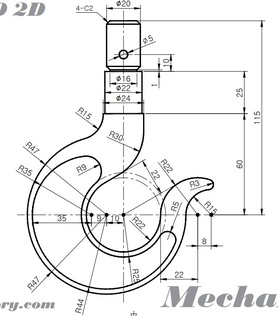
#> input picture data/0.jpg, 278 x 316 px, shrunk from 651 x 740 before the run
$ python ttt.py
#> lines starting #> are read from the running program, lines starting #| are printed output that depends on the picture
import cv2

img1 = cv2.imread('./data/0.jpg',0)
#> img1: shape (316, 278); min 0, max 255, mean 239.3
img2 = cv2.imread('./data/large.jpg',0)
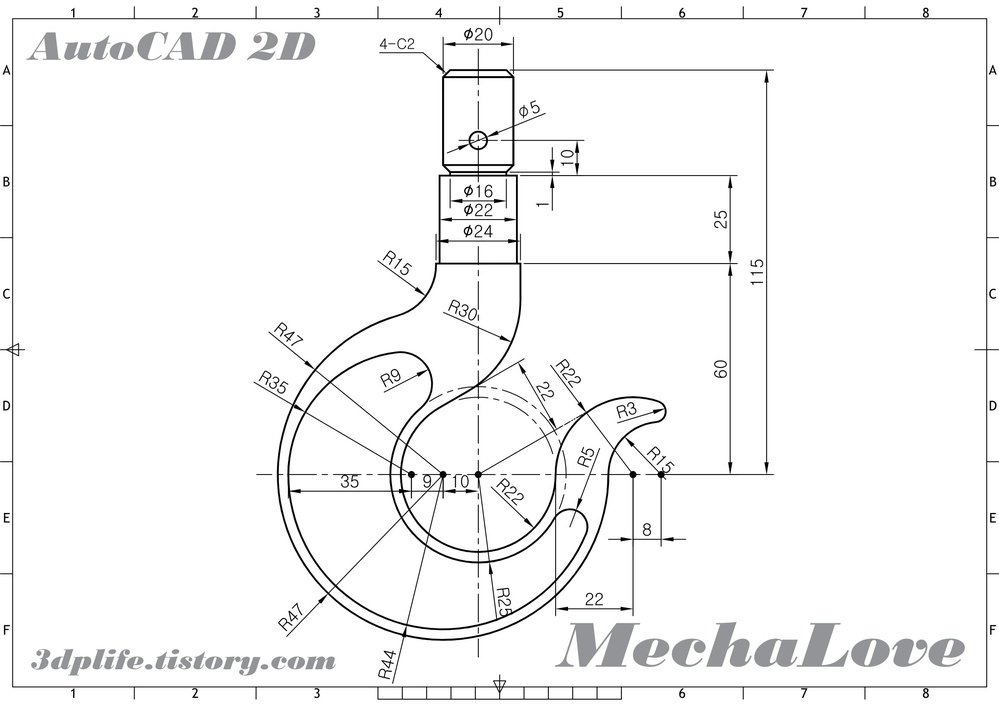
#> input picture data/large.jpg, 999 x 706 px, shrunk from 2339 x 1653 before the run
#> img2: shape (706, 999); min 0, max 255, mean 245.6
print(img1.shape)
#| (316, 278)
print(img2.shape)
#| (706, 999)
orb = cv2.ORB_create()

kp1, des1 = orb.detectAndCompute(img1, None)
#> kp1 = 484 keypoints; strongest (x, y, size): (86, 223, 31), (36, 182, 31), (36, 185, 31), (36, 222, 31)
kp2, des2 = orb.detectAndCompute(img2, None)
#> kp2 = 500 keypoints; strongest (x, y, size): (445, 162, 31), (513, 243, 31), (409, 473, 37.2), (469, 227, 31)

bf = cv2.BFMatcher(cv2.NORM_HAMMING, crossCheck=True)
matches = bf.match(des1, des2)
#> matches = 177 matches

matches = sorted(matches, key = lambda x:x.distance)

img3 = cv2.drawMatches(img1, kp1, img2, kp2, matches[:10], None, flags=2)
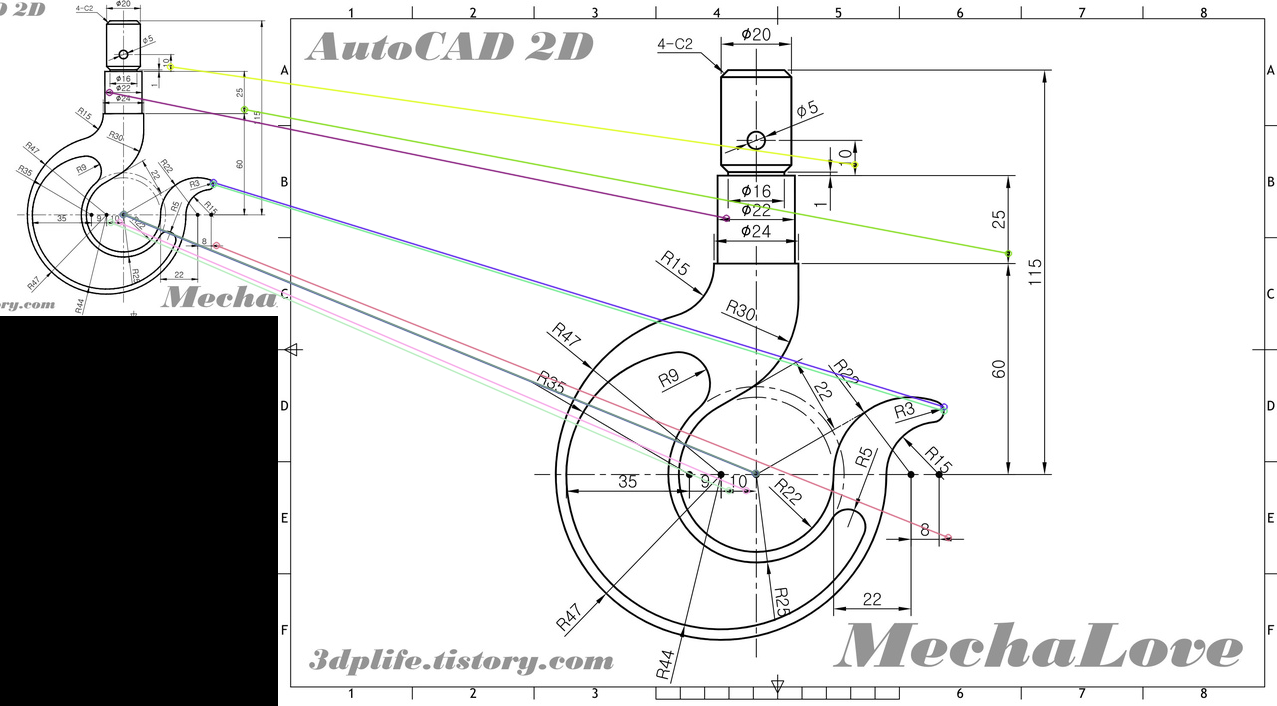
#> img3: shape (706, 1277, 3); mean of channels 0, 1, 2 214.4, 214.6, 214.6; drawn as B, G, R
